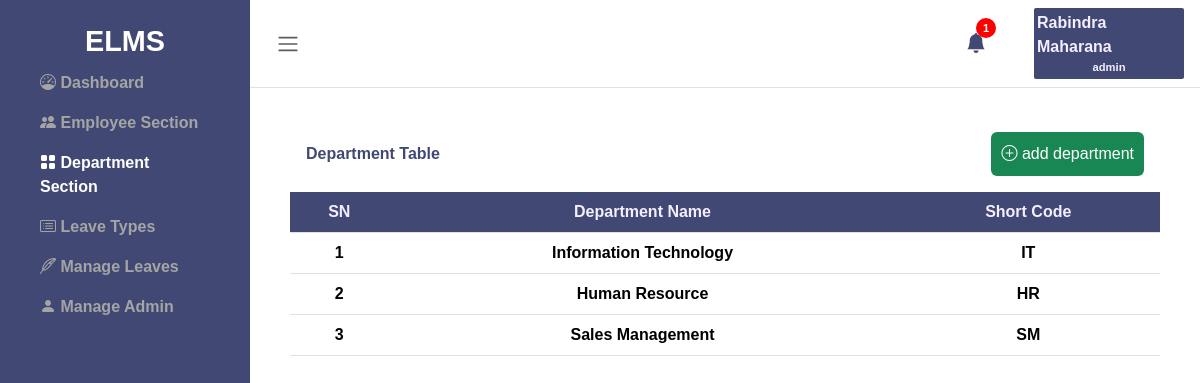
Page /leave/department_section (signed in) on the committed database.
### leave/models.py (models this page shows, shortened)
class admin_table(models.Model):
    user = models.ForeignKey(User, on_delete=models.CASCADE)
    fullname = models.CharField(max_length=255)
    email = models.EmailField(max_length=255)
    uname = models.CharField(max_length=20)
    passwd = models.CharField(max_length=20)
    creation_date = models.DateTimeField(default=timezone.now)

class department(models.Model):
    title = models.CharField(max_length=100)
    shortform = models.CharField(max_length=20)

### leave/views.py (the view)
# urls.py: path('department_section', views.department_section, name='department_section'),
def department_section(request):
    admin_email=request.session.get('admin_email')
    admin_details = admin_table.objects.get(email=admin_email)
    notification = leave.objects.filter(isRead = 0).count
    notification_data = reversed(leave.objects.filter(isRead = 0))
    dept_data = department.objects.all()
    context = {
        'departments': dept_data,
        'admin_details':admin_details,
        'notification':notification,
        'notification_data':notification_data,
    }
    return render(request, 'admin/department.html', context)

### leave/templates/admin/department.html
{% extends "layout.html" %}
{% block content %}
      <div class="wrapper">
          {% include "sidebar.html" %}
          <div class="main">
              {% include "admin/nav.html" %}
              <main class="content px-3 py-2">
                  <div class="container-fluid">
                      <div class="mb-3">
                          <div class="container">
                            <div class="table-title p-3 d-flex justify-content-between" >
                                <span class="d-flex align-items-center">Department Table</span>
                                <a href="{%url 'add_department'%}">
                                <button type="button" class="btn btn-success ">
                                    <i class="bi bi-plus-circle"></i>
                                    add department
                                </button>
                               </a>
                            </div>
                            <table class="table text-center">
                                <thead>
                                  <tr>
                                    <th scope="col">SN</th>
                                    <th scope="col">Department Name</th>
                                    <th scope="col">Short Code</th>
                                  </tr>
                                </thead>
                                <tbody>
                                {% for i in departments%}
                                  <tr>
                                    <td scope="row">{{forloop.counter}}</td>
                                    <td>{{i.title}}</td>
                                    <td>{{i.shortform}}</td>
                                  </tr>
                                  {% endfor %}
                                </tbody>
                              </table>
                        </div>
                      </div>
                  </div>
              </main>
          </div>
      </div>
{% endblock content %}

### leave/templates/admin/nav.html (shortened to what this page needs)
<nav class="navbar navbar-expand px-3 border-bottom">
  <button class="btn" id="toggleSidebar" type="button" >
      <span class="navbar-toggler-icon"></span>
  </button>
  <div class="admin-profile d-flex justify-content-between align-items-center">
    <div  class="notification me-5 fs-5 dropstart">
      <span type="button" class="bi bi-bell-fill position-relative " data-bs-toggle="dropdown" aria-expanded="false">
        {% if notification == 0 %}
        <span></span>
        {% else %}
        <span class="round position-absolute top-0 start-100 translate-middle">
          {{notification}}
        </span>
        {% endif %}
      </span>
    </div>
    <div class="profile dropdown-center" >
      <div class="admin-name" type="button" data-bs-toggle="dropdown" aria-expanded="false">{{admin_details.fullname}}</div>
      <div class="emp-id" type="button" data-bs-toggle="dropdown" aria-expanded="false">{{admin_details.uname}}</div>
      </div>
  </div>
</nav>

### static/css/styles.css (style rules this page uses)
a { text-decoration: none; }

### static/css/sidebar.css (style rules this page uses)
* { margin: 0; padding: 0; box-sizing: border-box; }
body, html { height: 100%; font-family:'Gill Sans', 'Gill Sans MT', Calibri, 'Trebuchet MS', sans-serif; font-weight:600; }
.wrapper { display: flex; height: 100%; }
.main { margin-left: 250px; width: 100%; overflow-y: auto; transition: margin-left 0.3s ease; }
.btn { border: none; padding: 10px; cursor: pointer; }
.content { margin-top: 20px; }
.navbar { display: flex; justify-content: space-between; }
.profile { width: 150px; background-color: #424874; display: flex; align-items: center; flex-direction: column; align-items: center; color: #f4eeff; padding: 3px; border-radius: 2px; }
.emp-id { font-size: 0.7rem; }
.round { width: 20px; height: 20px; border-radius: 50%; background-color: red; display: flex; align-items: center; justify-content: center; color: white; font-size: 0.7rem; }
.bi.bi-bell-fill { color: #424874; }
.table-title { color: #424874; }
.table th { background-color: #424874; color: #f4eeff; }

### rows in the picture
admin_table: fullname "Rabindra Maharana", uname "admin"
department: title "Information Technology", shortform "IT"
department: title "Human Resource", shortform "HR"
department: title "Sales Management", shortform "SM"

### other values in the picture
{{ notification }} "1"
